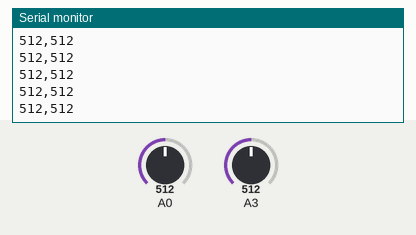
This sketch was run on a simulated Arduino Uno, built with avr-gcc and run on an emulated ATmega328P. On the bench: the last lines printed to the serial monitor. The test bench sets the inputs (shaded band); at power-on: A0 = 512, A3 = 512.

Above: at 1.2 s.
1.3 s: A0 set to 716
At 1.68 s:
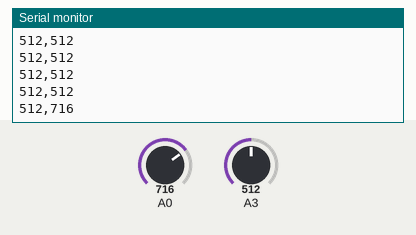
2.8 s: A3 set to 716
At 2.94 s:
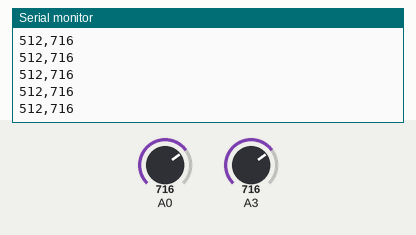
4.3 s: A0 set to 900
At 4.44 s:
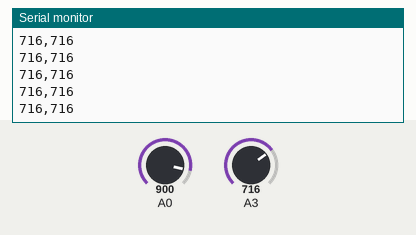
5.8 s: A3 set to 900
At 5.94 s:
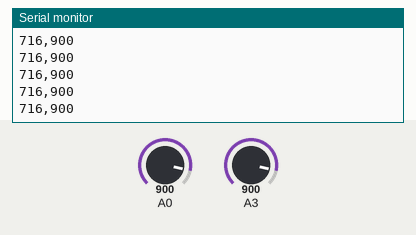
Timing chart, 0 to 8.3 s (numbered marks = the images above; inputs shaded):
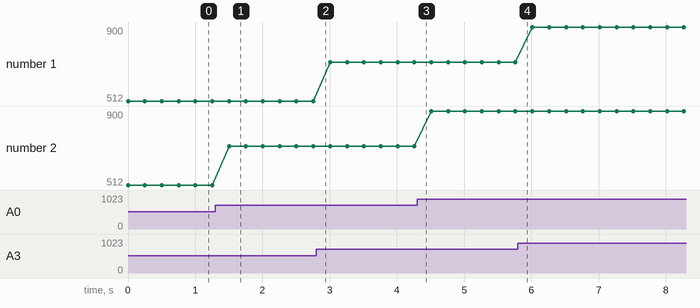

The sketch:

readVoltage.ino
```cpp
int readValue1;
int readValue2;
void setup() {
  pinMode(A3,INPUT);
  pinMode(A0,INPUT);
  Serial.begin(9600);
}

void loop() {
  readValue1 = analogRead(A3);
  readValue2 = analogRead(A0);

  Serial.print(readValue1);      //the first variable for plotting
  Serial.print(",");              //seperator
  Serial.println(readValue2);          //the second variable for plotting including line break

  delay(250);
}
```

Measured:
- after the input at 1.3 s, the serial monitor: prints a new line after 0.20 s (image 1)
- plotted number 2: 512 → 716 after the input at 1.3 s, 716 → 900 after the input at 4.3 s
